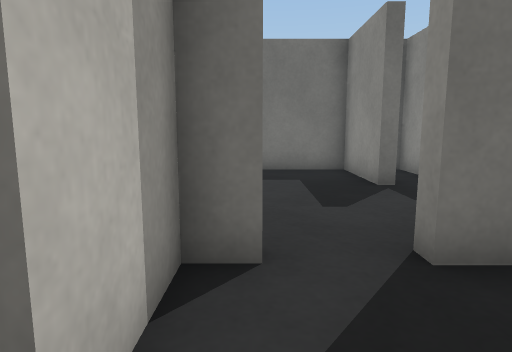
[1] (above)

20 first-person views from a walk through a robot-simulator world made for Webots. The camera is 0.64 m above the floor, tilts 8° down and sees 75° across. The floor is counted in squares, 0.5 m on a side. Each view is taken from the middle of a square. On the plan, view 1 faces up. The plan holds only what a view shows up to about 14 squares ahead; the rest is blank. Robots are left out. Simple shapes and patterns stand in for the simulator's stock objects.

[2]
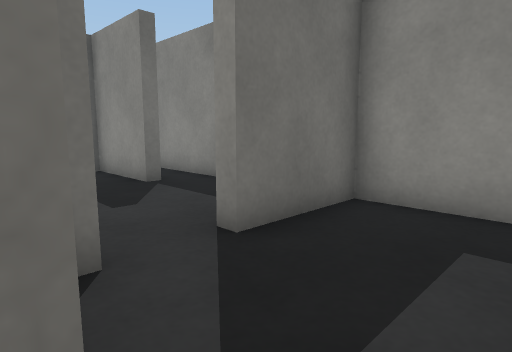

[3]
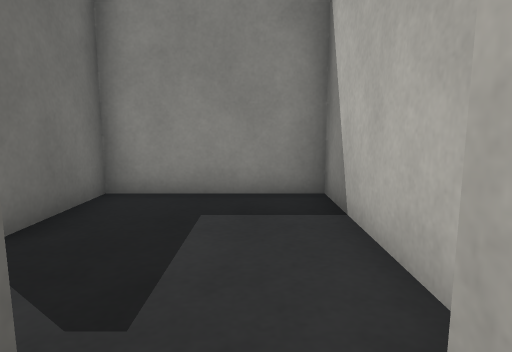

[4]
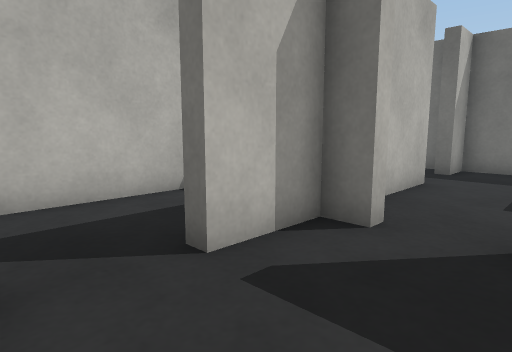

[5]
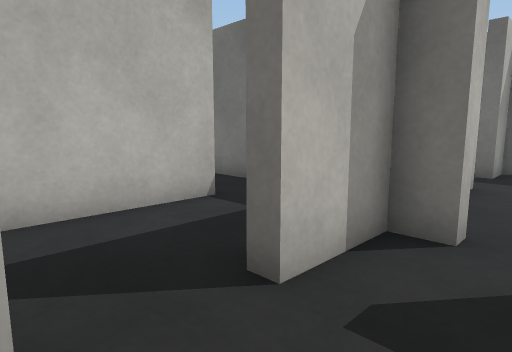

[6]
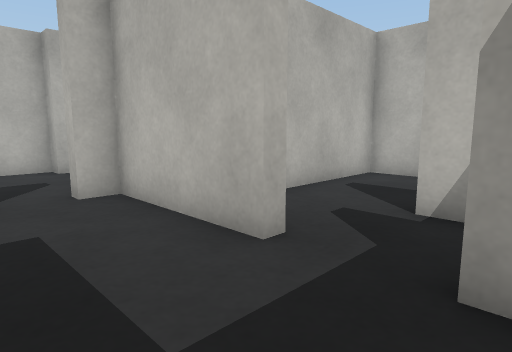

[7]
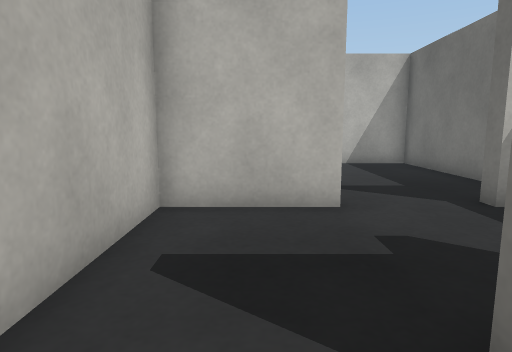

[8]
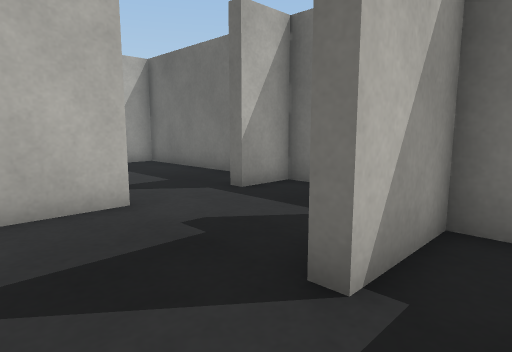

[9]
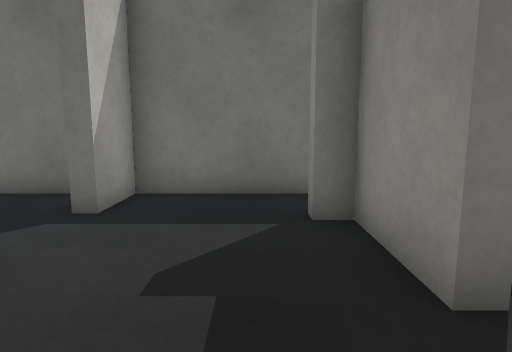

[10]
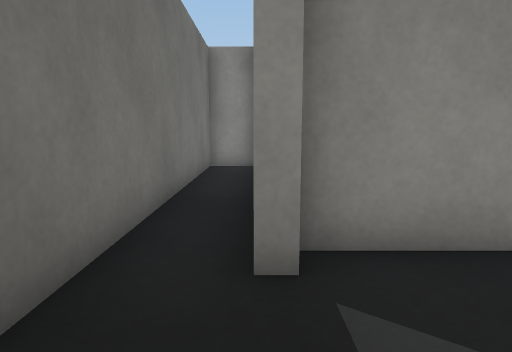

[11]
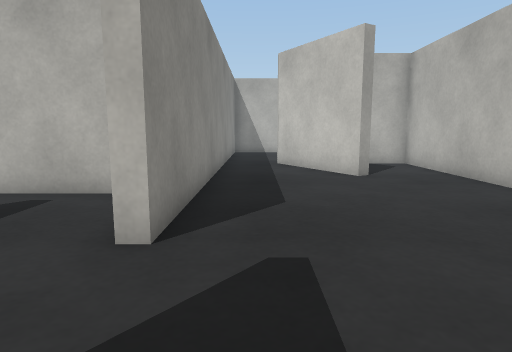

[12]
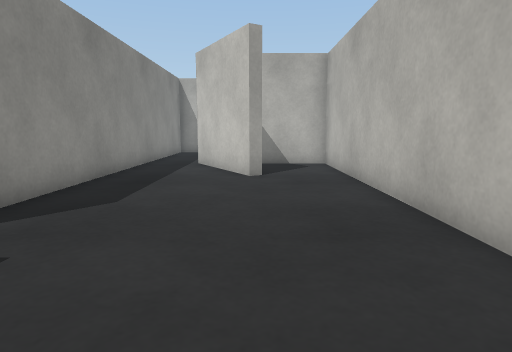

[13]
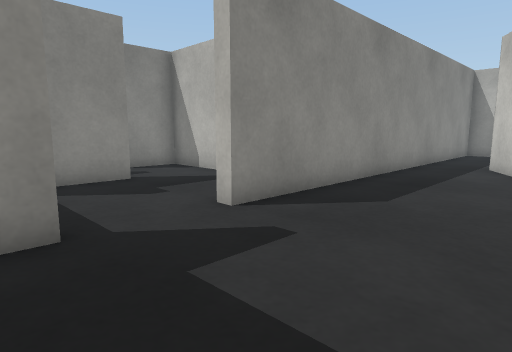

[14]
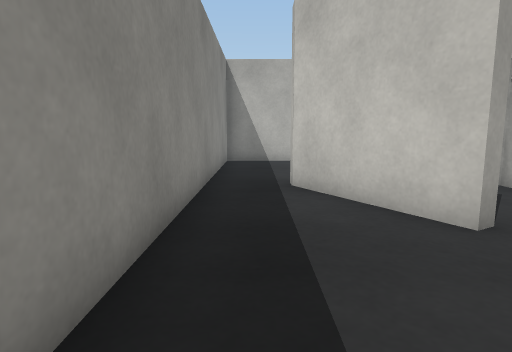

[15]
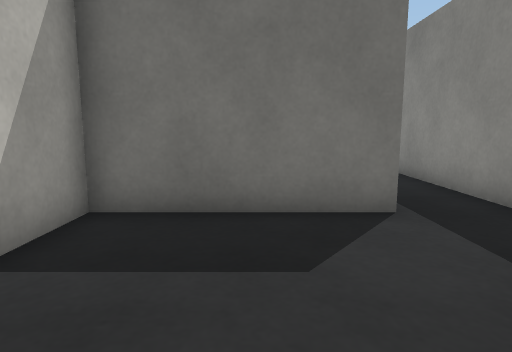

[16]
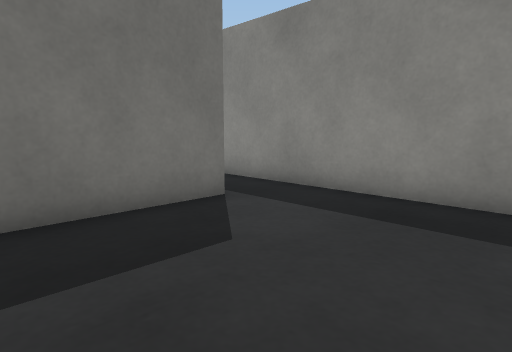

[17]
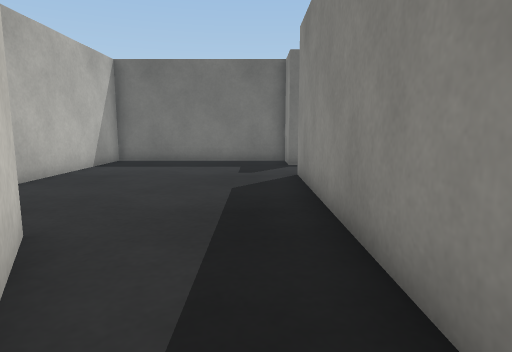

[18]
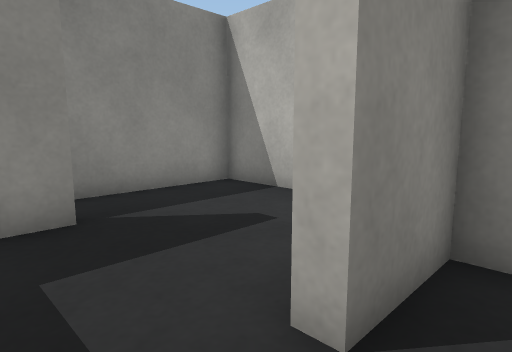

[19]
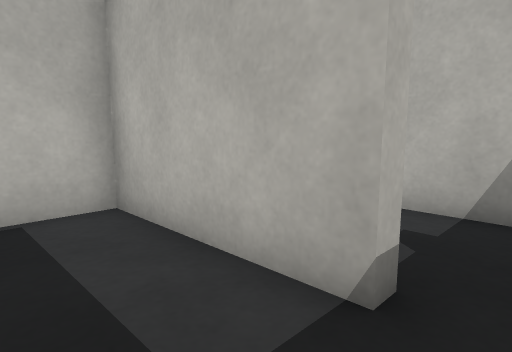

[20]
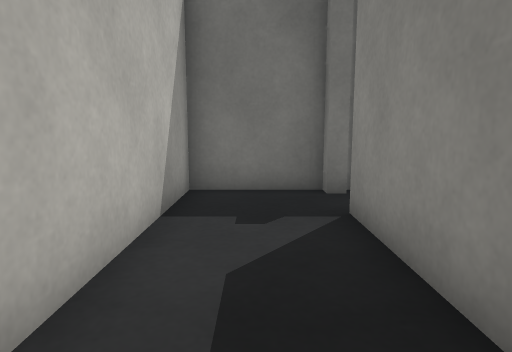

### Floor plan
Ten units are one square. View 1 is at (0, 0); x grows to the right and y downward. Boxes are objects, and circles mark ways between rooms. Rooms are numbered by the first view taken in them; rooms with no view inside come last. Other rooms are left out.
<svg viewBox="-151 -131 202 202">
<path fill="none" stroke="#000" d="M1 -30 -7 -30 -7 -10M-7 8 -7 14 46 14 46 -30 17 -30M-7 -10 -11 -10M-11 8 -7 8M-42 -30 -42 14 -26 14M-7 -74 -7 -34 1 -34 1 -30M32 -76 28 -76 28 -106 -7 -106 -7 -94M24 -34 36 -34M17 -30 17 -35M-7 -94 -11 -94M-26 -54 -11 -54 -11 -74 -7 -74M-13 -106 -32 -106 -32 -82M-32 -82 -36 -82 -36 -106 -42 -106M-78 -84 -74 -84 -74 -54 -26 -54M-42 -106 -42 -111M46 -110 46 -126 -74 -126 -74 -110M-123 -26 -118 -29 -98 6M-74 -110 -78 -110 -78 -126 -146 -126 -146 5 -121 5M-78 -4 -78 -84M-105 66 -78 66 -78 -4M-98 6 -98 9 -146 9 -146 27M-46 2 -46 -30 -42 -30M-41 -46 -46 -46M-46 -50 -74 -50 -74 4M36 -34 46 -34 46 -106"/>
<circle cx="-10" cy="0" r="3" fill="#2a7"/>
<circle cx="10" cy="-30" r="3" fill="#2a7"/>
<circle cx="-40" cy="-40" r="3" fill="#2a7"/>
<circle cx="-10" cy="-85" r="3" fill="#2a7"/>
<circle cx="30" cy="-55" r="3" fill="#2a7"/>
<circle cx="-30" cy="-70" r="3" fill="#2a7"/>
<circle cx="-60" cy="-110" r="3" fill="#2a7"/>
<circle cx="-80" cy="-95" r="3" fill="#2a7"/>
<circle cx="-90" cy="0" r="3" fill="#2a7"/>
<text x="20" y="-10">1</text>
<text x="-20" y="-10">2</text>
<text x="10" y="-70">3</text>
<text x="-20" y="-80">4</text>
<text x="-50" y="-80">5</text>
<text x="-20" y="-120">6</text>
<text x="-110" y="-70">7</text>
<text x="-110" y="40">8</text>
<text x="-60" y="-10">9</text>
<text x="40" y="-70">10</text>
</svg>
Room 1 opens to room 2. Room 1 opens to room 3. Room 2 opens to room 9. Room 3 opens to room 4. Room 3 opens to room 10. Room 4 opens to room 5. Room 5 opens to room 6. Room 5 opens to room 7. Room 7 opens to room 8.

Where each view was taken, in squares from view 1:
view 1: 0 up, 0 right, facing up
view 2: 0 up, 1 left, facing up-right
view 3: 0 up, 2 left, facing right
view 4: 1 down, 2 right, facing up-left
view 5: 1 down, 1 right, facing up-left
view 6: 10 up, 2 right, facing down-left
view 7: 7 up, 2 left, facing left
view 8: 6 up, 2 left, facing up-left
view 9: 6 up, 5 left, facing up
view 10: 11 up, 7 left, facing right
view 11: 12 up, 9 left, facing down
view 12: 12 up, 12 left, facing down
view 13: 12 up, 12 left, facing down-right
view 14: 7 up, 9 left, facing down
view 15: 6 down, 12 left, facing up
view 16: 6 down, 14 left, facing up-right
view 17: 1 down, 9 left, facing up
view 18: 9 up, 2 left, facing down-right
view 19: 4 up, 2 left, facing down-left
view 20: 2 down, 6 left, facing up
